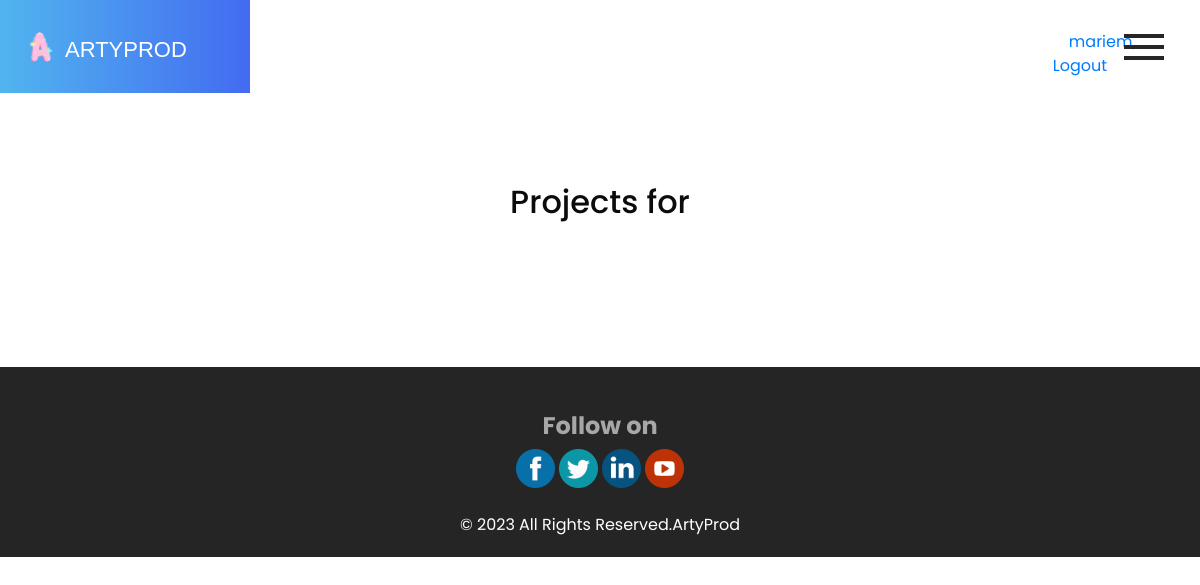
/myapp/projectUser/ (signed in), run on an earlier commit of the app's database.
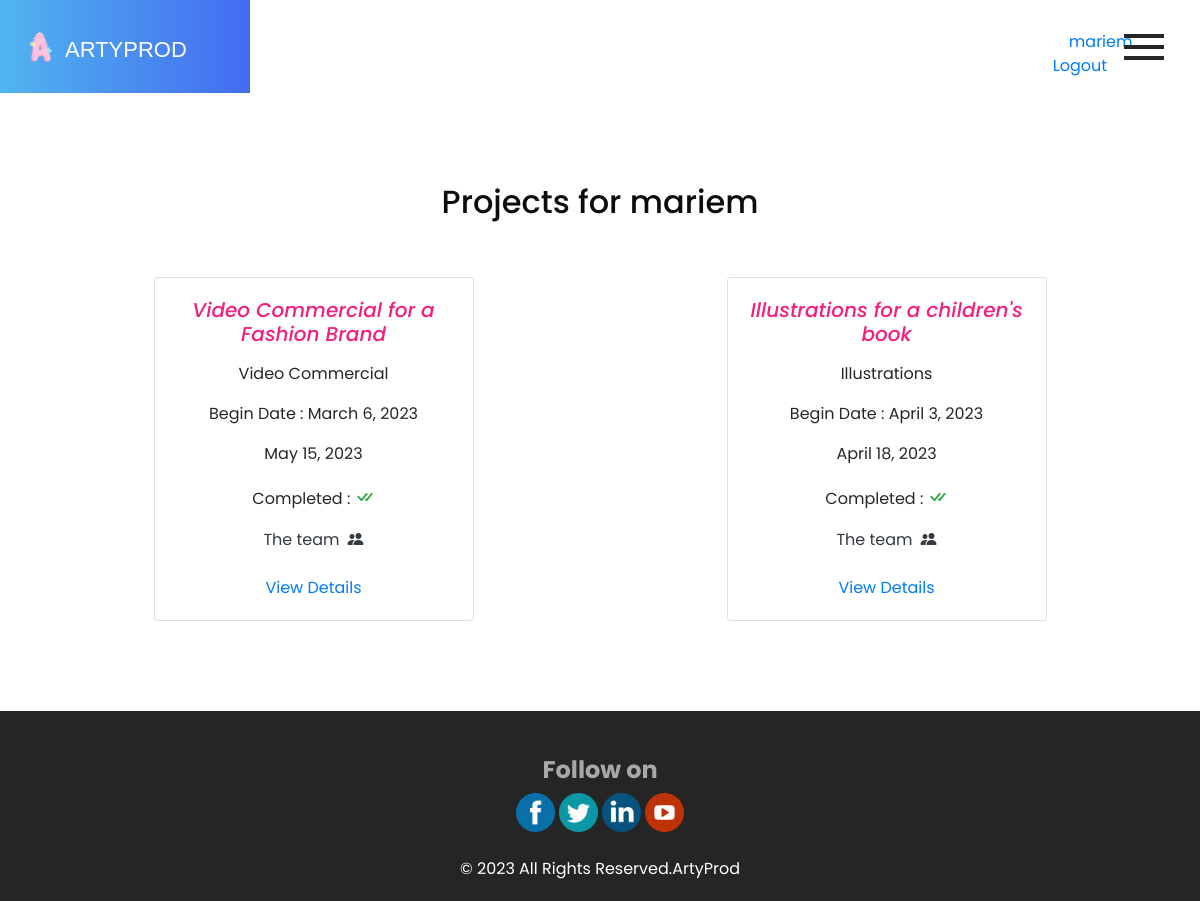
And on a later commit of the database.
### myapp/models.py (models this page shows, shortened)
class Projet(models.Model):
    libelle = models.CharField(max_length=100)
    description = models.TextField()
    date_debut = models.DateField()
    date_fin = models.DateField()
    acheve = models.CharField(max_length=1, choices=(('o', 'Oui'), ('n', 'Non')))
    image=models.ImageField(default='default_image.jpg',upload_to='projet/')
    userID = models.ForeignKey(User, on_delete=models.CASCADE, default='')

### myapp/views.py (the view)
# urls.py: path('projectUser/',views.projectUser,name="projectUser"),
def projectUser(request):
    id = request.user
    list = Projet.objects.filter(userID=id)
    return render(request,'myapp/projectUser.html',{'list':list})

### myapp/templates/myapp/projectUser.html (shortened to what this page needs)
{% load static %}
{% include 'myapp/base.html' %}
<section class="dish_section layout_padding">
    <div class="container">
        <div class="row">
            <h2 class="text-center">Projects for {{list.0.userID}}</h2>
            <div class="">
                <div class="dish_container mt-5 justify-content-around">
                    {% for s in list %}
                    <div class="card" style="width: 20rem;">
                        <div class="card-body text-center">
                            <h5 class="card-title text-center cardtitle mb-3 fst-italic">{{s.libelle}}</h5>
                            <p class="card-text">{{s.description}}</p>
                            <p class="card-text">Begin Date : {{s.date_debut}}</p>
                            <p class="card-text">{{s.date_fin}}</p>
                            <p class="card-text">Completed : {% if s.acheve == 'o'%}
                                <i class="bi bi-check-all text-success fs-5"></i>
                                {%else%} not yet {%endif%}
                            </p>
                            <a href="{% url 'equipe' id=s.id %}" class="text-dark">The team<i
                                    class="ms-2 bi bi-people-fill"></i></a> <br><br>
                            <a href="{% url 'details' id=s.id %}">View Details</a>
                        </div>
                    </div>
                    {% endfor %}
                </div>
            </div>
        </div>
</section>
{% include 'myapp/footer.html' %}
</body>
</html>

What changed in the data, as far as the page shows it:
now on this page (row edited): Projet: userID.username "mariem", libelle "Video Commercial for a Fashion Brand", description "Video Commercial", date_debut "March 6, 2023", date_fin "May 15, 2023", acheve "o" (drawn)
now on this page (row edited): Projet: libelle "Illustrations for a children's book", description "Illustrations", date_debut "April 3, 2023", date_fin "April 18, 2023", acheve "o" (drawn)
